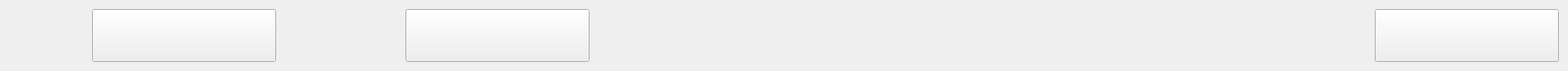
         <widget class="QWidget" name="layoutWidget">
          <property name="geometry">
           <rect>
            <x>10</x>
            <y>0</y>
            <width>1891</width>
            <height>66</height>
           </rect>
          </property>
          <layout class="QHBoxLayout" name="horizontalLayout_53">
           <item>
            <spacer name="horizontalSpacer_14">
             <property name="orientation">
              <enum>Qt::Horizontal</enum>
             </property>
             <property name="sizeType">
              <enum>QSizePolicy::Fixed</enum>
             </property>
             <property name="sizeHint" stdset="0">
              <size>
               <width>100</width>
               <height>20</height>
              </size>
             </property>
            </spacer>
           </item>
           <item>
            <widget class="QToolButton" name="Tbn_checkRealTime">
             <property name="minimumSize">
              <size>
               <width>222</width>
               <height>64</height>
              </size>
             </property>
             <property name="styleSheet">
              <string notr="true"/>
             </property>
             <property name="text">
              <string/>
             </property>
            </widget>
           </item>
           <item>
            <spacer name="horizontalSpacer_12">
             <property name="orientation">
              <enum>Qt::Horizontal</enum>
             </property>
             <property name="sizeType">
              <enum>QSizePolicy::Fixed</enum>
             </property>
             <property name="sizeHint" stdset="0">
              <size>
               <width>150</width>
               <height>20</height>
              </size>
             </property>
            </spacer>
           </item>
           <item>
            <widget class="QToolButton" name="Tbn_analysisList">
             <property name="minimumSize">
              <size>
               <width>222</width>
               <height>64</height>
              </size>
             </property>
             <property name="text">
              <string/>
             </property>
            </widget>
           </item>
           <item>
            <spacer name="horizontalSpacer_11">
             <property name="orientation">
              <enum>Qt::Horizontal</enum>
             </property>
             <property name="sizeType">
              <enum>QSizePolicy::Expanding</enum>
             </property>
             <property name="sizeHint" stdset="0">
              <size>
               <width>943</width>
               <height>61</height>
              </size>
             </property>
            </spacer>
           </item>
           <item>
            <widget class="QToolButton" name="Tbn_returnMainHome">
             <property name="minimumSize">
              <size>
               <width>222</width>
               <height>64</height>
              </size>
             </property>
             <property name="text">
              <string/>
             </property>
             <property name="autoRaise">
              <bool>false</bool>
             </property>
            </widget>
           </item>
          </layout>
         </widget>
